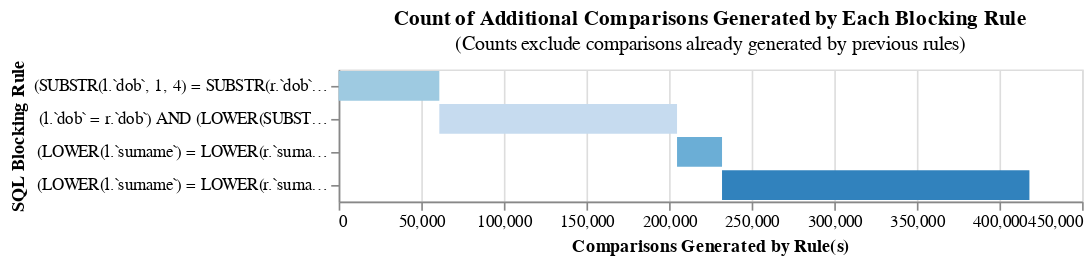

Notebook code cell kept with this figure:
### Markdown cell above
### Number of comparisons generated by blocking rules

### Code cell
linker.cumulative_num_comparisons_from_blocking_rules_chart()

### Figure 1 — Vega-Lite specification as saved in the notebook (floating-point values rounded to 4 significant figures)
{"config": {"view": {"continuousWidth": 300, "continuousHeight": 300}}, "data": {"name": "data-4ef55bd28548201bf5cf6acadca04d9b"}, "mark": "bar", "encoding": {"color": {"field": "rule", "legend": null, "scale": {"scheme": "category20c"}}, "order": {"field": "cumulative_rows"}, "tooltip": [{"field": "rule", "title": "SQL Condition", "type": "nominal"}, {"field": "row_count", "format": ",", "title": "Comparisons Generated", "type": "quantitative"}, {"field": "cumulative_rows", "format": ",", "title": "Cumulative Comparisons", "type": "quantitative"}, {"field": "cartesian", "format": ",", "title": "Cartesian Product of Input Data", "type": "quantitative"}, {"field": "reduction_ratio", "title": "Reduction Ratio (cumulative rows/cartesian product)", "type": "nominal"}], "x": {"field": "start", "title": "Comparisons Generated by Rule(s)", "type": "quantitative"}, "x2": {"field": "cumulative_rows"}, "y": {"field": "rule", "sort": ["-x2"], "title": "SQL Blocking Rule"}}, "height": {"step": 20}, "title": {"text": "Count of Additional Comparisons Generated by Each Blocking Rule", "subtitle": "(Counts exclude comparisons already generated by previous rules)"}, "width": 450, "$schema": "https://vega.github.io/schema/vega-lite/v5.9.3.json", "datasets": {"data-4ef55bd28548201bf5cf6acadca04d9b": [{"row_count": 60937, "rule": "(SUBSTR(l.`dob`, 1, 4) = SUBSTR(r.`dob`, 1, 4)) AND (l.`postcode_fake` = r.`postcode_fake`)", "cumulative_rows": 60937, "cartesian": 1279041753, "reduction_ratio": "The rolling reduction ratio with your given blocking rule(s) is 0.999952. This represents the reduction in the total number of comparisons due to your rule(s).", "start": 0}, {"row_count": 143899, "rule": "(l.`dob` = r.`dob`) AND (LOWER(SUBSTR(l.`first_name`, 1, 1)) = LOWER(SUBSTR(r.`first_name`, 1, 1)))", "cumulative_rows": 204836, "cartesian": 1279041753, "reduction_ratio": "The rolling reduction ratio with your given blocking rule(s) is 0.99984. This represents the reduction in the total number of comparisons due to your rule(s).", "start": 60937}, {"row_count": 27227, "rule": "(LOWER(l.`surname`) = LOWER(r.`surname`)) AND (l.`postcode_fake` = r.`postcode_fake`)", "cumulative_rows": 232063, "cartesian": 1279041753, "reduction_ratio": "The rolling reduction ratio with your given blocking rule(s) is 0.999819. This represents the reduction in the total number of comparisons due to your rule(s).", "start": 204836}, {"row_count": 186069, "rule": "(LOWER(l.`surname`) = LOWER(r.`surname`)) AND (LOWER(l.`first_name`) = LOWER(r.`first_name`))", "cumulative_rows": 418132, "cartesian": 1279041753, "reduction_ratio": "The rolling reduction ratio with your given blocking rule(s) is 0.999673. This represents the reduction in the total number of comparisons due to your rule(s).", "start": 232063}]}}
